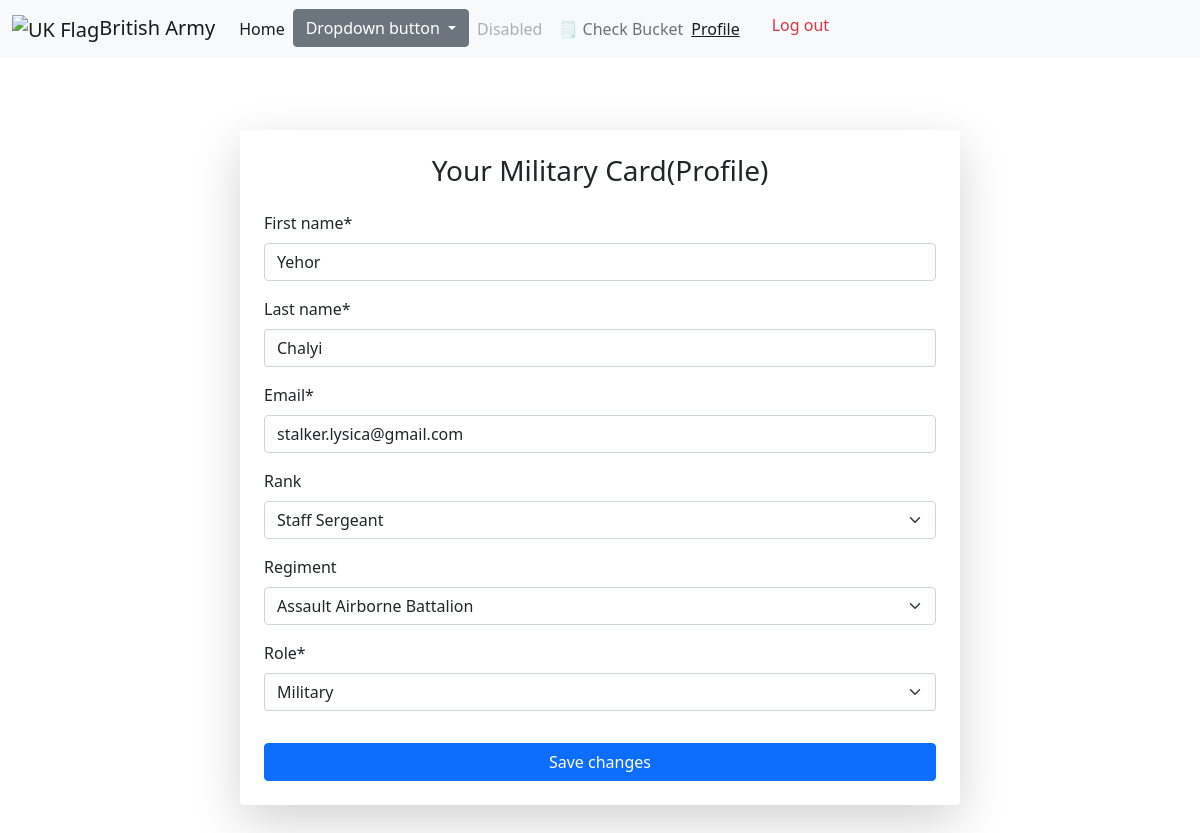
The app's page /auth_officers/profile/ (signed in), older data.
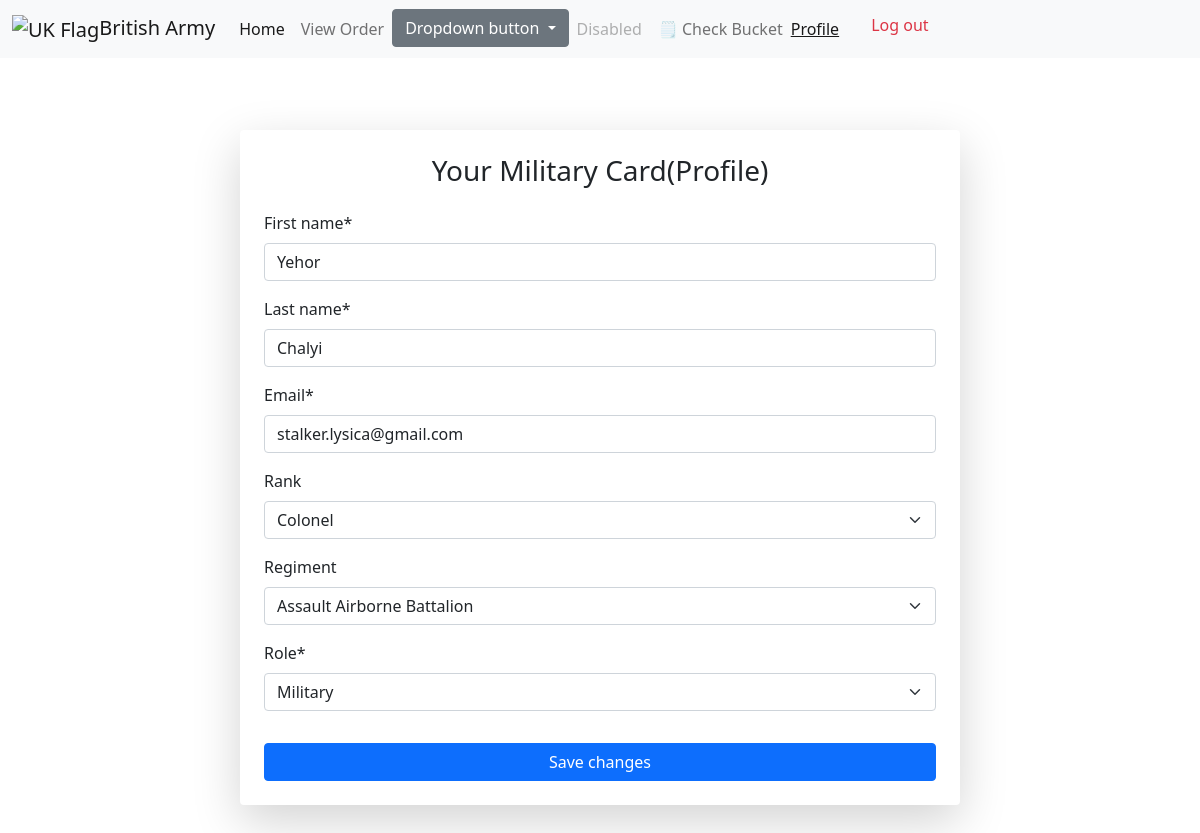
The same page, newer data.
### user_officers/models.py (models this page shows, shortened)
class CustomUser(AbstractBaseUser, PermissionsMixin):
    ROLE_CHOICES = [
        ("CTZ", "Citizen"),
        ("PRESS", "Journalist"),
        ("MLT", "Military")
    ]
    RANK_CHOICES = [
        ("RCT", "Recruit"),
        ("PVT", "Private"),
        ("LCPL", "Lance Corporal"),
        ("CPL", "Corporal"),
        ("SGT", "Sergeant"),
        ("SSGT", "Staff Sergeant"),
        ("WOC2", "Warrant Officer Class 2"),
        ("WOC1", "Warrant Officer Class 1"),
        ("2LT", "Second Lieutenant"),
        ("LT", "Lieutenant"),
        ("CPT", "Captain"),
        ("MAJ", "Major"),
        ("LTC", "Lieutenant Colonel"),
        ("COL", "Colonel"),
        ("BRIG", "Brigadier"),
        ("MG", "Major General"),
        ("LG", "Lieutenant General"),
        ("GEN", "General"),
    ]
    REGIMENT_CHOICES = [
        ("BA", "British Army"),
        ("RAC", "Royal Armoured Corps"),
        ("BMP", " British Military Police"),
        ("RM", "Royal Marines"),
        ("AAB", "Assault Airborne Battalion"),
        ("UKSF", "United Kingdom Special Forces"),
    ]
    email = models.EmailField(unique=True)
    first_name = models.CharField(max_length=75)
    last_name = models.CharField(max_length=95)
    role = models.CharField(max_length=10,choices=ROLE_CHOICES, default="MLT")
    rank = models.CharField(max_length=10, choices=RANK_CHOICES, default="RCT", null=True, blank=True)
    regiment = models.CharField(max_length=10, choices=REGIMENT_CHOICES, default="BA",  null=True, blank=True)
    is_active = models.BooleanField(default=True)
    is_staff = models.BooleanField(default=False)
    USERNAME_FIELD = 'email'
    objects = CustomUserManager()
    def staff_for_create(self):
        return self.rank in settings.ALLOWED_ORDER_RANKS

### user_officers/views.py (the view)
# urls.py: path("profile/", profile_view, name="profile"),
@login_required
def profile_view(request):
    if request.method == 'POST':
        form = CustomUserForm(request.POST, instance=request.user)
        if form.is_valid():
            form.save()
            messages.success(request, 'Profile has been updated successfully')
        else:
            messages.error(request, 'Please correct errors')
    else:
        form = CustomUserForm(instance=request.user)
    return render(request, 'user_officers/profile.html', {'form': form})

### user_officers/forms.py (shortened to what this page needs)
class CustomUserForm(forms.ModelForm):
    class Meta:
        model = CustomUser
        fields = ["first_name", "last_name", "email", "rank", "regiment", "role"]
    def __init__(self, *args, **kwargs):
        super().__init__(*args, **kwargs)
        role = self.data.get("role") or getattr(self.instance, "role", None)
        if role == "CTZ":
            self.fields.pop("rank", None)
            self.fields.pop("regiment", None)
        if role == "PRESS":
            self.fields.pop("rank", None)
            self.fields.pop("regiment", None)
        print("FIELDS AFTER:", self.fields.keys())

### user_officers/templates/user_officers/profile.html (shortened to what this page needs)
{% extends 'base.html'%}
{% load crispy_forms_tags %}
{% block content %}
<div class="container py-5">
  <div class="row justify-content-center">
    <div class="col-md-8">
      <div class="card shadow-lg border-0 rounded-4">
        <div class="card-body p-4">
          <h3 class="mb-4 text-center">Your Military Card(Profile)</h3>
          <form method="post">
            {{ form|crispy }}
            <div class="d-grid">
              <button type="submit" class="btn btn-primary mt-3">Save changes</button>
            </div>
          </form>
        </div>
      </div>
    </div>
  </div>
</div>
{% endblock %}

### templates/base.html (shortened to what this page needs)
<!doctype html>
<html lang="en">
<head>
    <link href="https://cdn.jsdelivr.net/npm/bootstrap@5.0.2/dist/css/bootstrap.min.css" rel="stylesheet"
>
</head>
<body>
<nav class="navbar navbar-expand-lg navbar-light bg-light">
    <div class="container-fluid">
        <a class="navbar-brand bold" href="{% url 'forum:home_page' %}">
            <img src="https://flagcdn.com/gb.svg" alt="UK Flag" width="30" height="30">British Army
        </a>
        <div class="collapse navbar-collapse" id="navbarNav">
            <ul class="navbar-nav">
                <li class="nav-item">
                    <a class="nav-link active" aria-current="page" href="{% url 'forum:home_page' %}">Home</a>
                </li>
                {% if user.staff_for_create %}
                <li class="nav-item">
                    <a class="nav-link" href="{% url 'forum:list_of_all_orders' %}">View Order</a>
                </li>
                {% endif %}
                <li class="dropdown">
                    <button class="btn btn-secondary dropdown-toggle" type="button" data-bs-toggle="dropdown"
                            aria-expanded="false">
                        Dropdown button
                    </button>
                </li>
                <li class="nav-item">
                    <a class="nav-link disabled" href="#" tabindex="-1" aria-disabled="true">Disabled</a>
                </li>
                <li class="nav-item">
                    <a class="nav-link position-relative" href="{% url 'forum:bucket_check_view' %}">
                        🗒 Check Bucket
                    </a>
                </li>
                <span class="navbar-text ms-auto">
				{% if request.user.is_authenticated %}
				<a href="{% url 'auth_officers:profile' %}">Profile</a>
				{% else %}
				<a href="{% url 'auth_officers:register_view' %}">Register</a>
				<a class="ms-3" href="{% url 'auth_officers:login' %}">Login</a>
				{% endif %}
			</span>
                {% if request.user.is_authenticated %}
                <form method="post" action="{% url 'auth_officers:logout' %}">
                    <button type="submit" class="dropdown-item text-danger ms-3">Log out</button>
                    {% endif %}
                </form>
            </ul>
        </div>
    </div>
</nav>
<div class="container mt-4">
    {% block content %}
    {% endblock %}
</div>
</body>
</html>

Row changes from the older to the newer data that the page shows:
changed CustomUser "Yehor": rank "Staff Sergeant" → "Colonel"
Text that changed along with them:
text now shown: "View Order"
